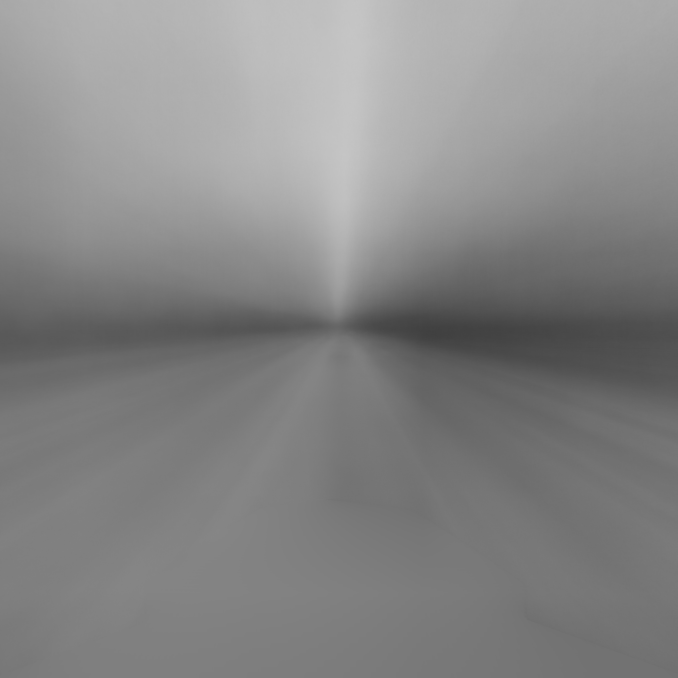
#> input picture HW1/results/cam_0/meanImg.jpg, 2032 x 2032 px (shown at 1/3 size)
$ python -i HW1.py   (imports and definitions only)   (older library calls are emulated)
#> lines starting #> are read from the running program, lines starting #| are printed output that depends on the picture
#> further down, picture is the input picture: shape (2032, 2032, 3); min 63, max 198, mean 134.3
import cv2
import numpy as np
import sys
from os import listdir
from os.path import isfile, join

# [44 lines left out: functions getDir, calMeanImg, showWin, not called in this run]

def save(image, outputName):
    cv2.imwrite(outputName, image)

def cvt2Gray(image):
    imageBW = cv2.cvtColor(image, cv2.COLOR_BGR2GRAY)
    # showWin(image_bw, "gray")
    # print("grayscale Image created")
    return imageBW

def sobel(image):
    sobel64F = cv2.Sobel(image, cv2.CV_64F, 1, 1, ksize = 5)
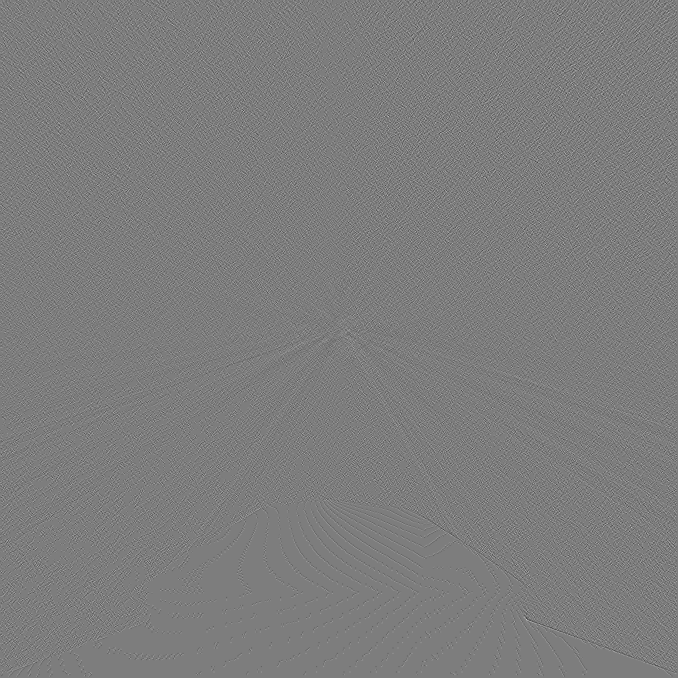
#> sobel64F: shape (2032, 2032) float64 (shown at 1/3 size); min -28, max 29, mean 0; drawn with min black and max white
    sobel = np.absolute(sobel64F)
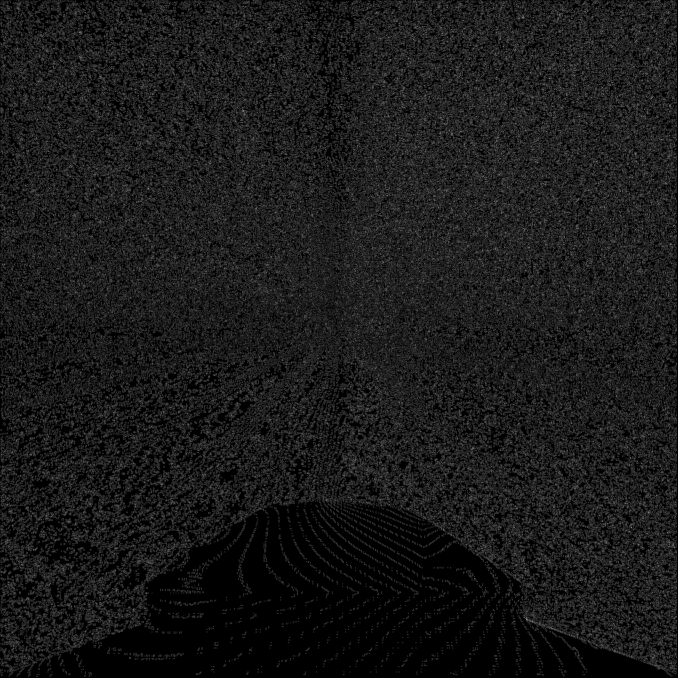
#> sobel: shape (2032, 2032) float64 (shown at 1/3 size); min 0, max 29, mean 2.9; drawn with min black and max white
    return sobel

def smooth(image):
    smooth = cv2.GaussianBlur(image,(3,3),0)
    # showWin(blur, "blur")
    return smooth

def gradient(image):
    grayImg = cvt2Gray(image)
    smoothImg = smooth(grayImg)

    sobelImg = sobel(smoothImg)
    # print("gradient image created.")
    return sobelImg

# [31 lines left out: functions createMask, main, not called in this run]


# [2 lines not run here, left out]

>>> import cv2
>>> picture = cv2.imread('../results/cam_0/meanImg.jpg')
>>> result = gradient(picture)
